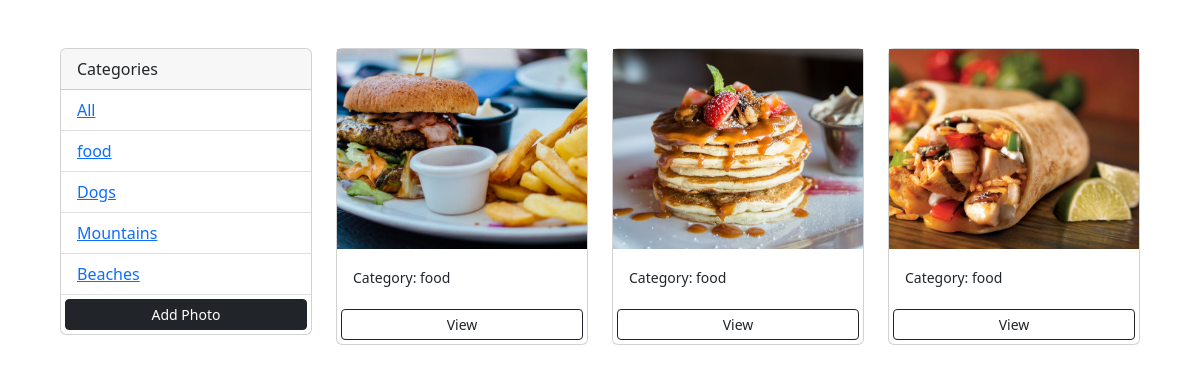
The page /?category=food on the database its author committed.
### photos/models.py (models this page shows, shortened)
class Category(models.Model):
    name = models.CharField(max_length=100, null=False, blank=False)

class Photo(models.Model):
    category = models.ForeignKey(Category, on_delete=models.SET_NULL, null=True, blank=True)
    image = models.ImageField(null=False, blank=False)
    description = models.TextField()

### photos/views.py (the view)
# urls.py: path('', views.gallery, name='gallery'),
def gallery(request):
    category = request.GET.get('category')
    if category == None:
        photos = Photo.objects.all()
    else:
        photos = Photo.objects.filter(category__name=category)
    categories = Category.objects.all()
    context = {'categories' : categories, 'photos' : photos}
    return render(request, 'photos/gallery.html', context)

### photos/templates/photos/gallery.html (shortened to what this page needs)
<!DOCTYPE html>
<html lang="en">
<head>
  <link href="https://cdn.jsdelivr.net/npm/bootstrap@5.2.0/dist/css/bootstrap.min.css" rel="stylesheet"
>
</head>
<body class="m-5">
  <div class="container">
    <div class="row">
      <div class="col-md-3">
        <div class="card">
          <div class="card-header">
            Categories
          </div>
          <ul class="list-group list-group-flush">
            <li class="list-group-item">
                <a href="{% url 'gallery' %}">All</a>
            </li>
            {% for category in categories %}
            <li class="list-group-item">
              <a href="{% url 'gallery' %}?category={{category.name}}">
                {{category.name}}
              </a>
            </li>
            {% endfor %}
            <a href="{% url 'add' %}" class="btn btn-dark btn-block btn-sm m-1">Add Photo</a>
          </ul>
        </div>
      </div>
      <div class="col-md-9">
        <div class="row">
          {% for photo in photos %}
          <div class="col-md-4">
            <div class="card">
              <img class="image-thumbnail"
                src="{{photo.image.url}}"
                alt="Card image cap">
              <div class="card-body">
                <small>Category: {{photo.category.name}}</small>
              </div>
              <a href="{% url 'photo' photo.id %}" class="btn btn-outline-dark btn-sm m-1">View</a>
            </div>
          </div>
          {% empty%}
          <h3>No Photos!</h3>
          {% endfor %}
        </div>
      </div>
    </div>
  </div>
</body>
</html>

### photos/templates/photos/gallery.html (style rules this page uses)
.image-thumbnail { height: 200px; object-fit: cover; }

### rows shown on the page
Category: name "food"
Category: name "Dogs"
Category: name "Mountains"
Category: name "Beaches"
Photo: image (picture), category.name "food"
Photo: image (picture), category.name "food"
Photo: image (picture), category.name "food"
